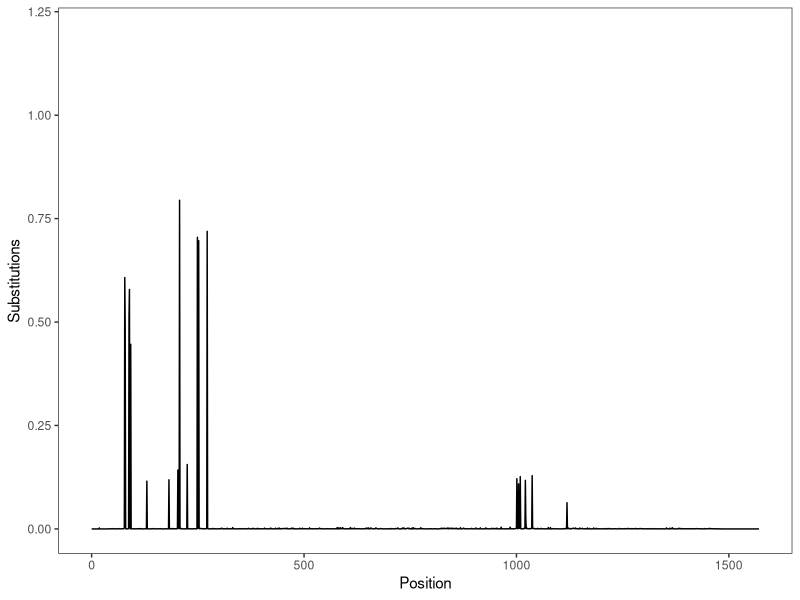
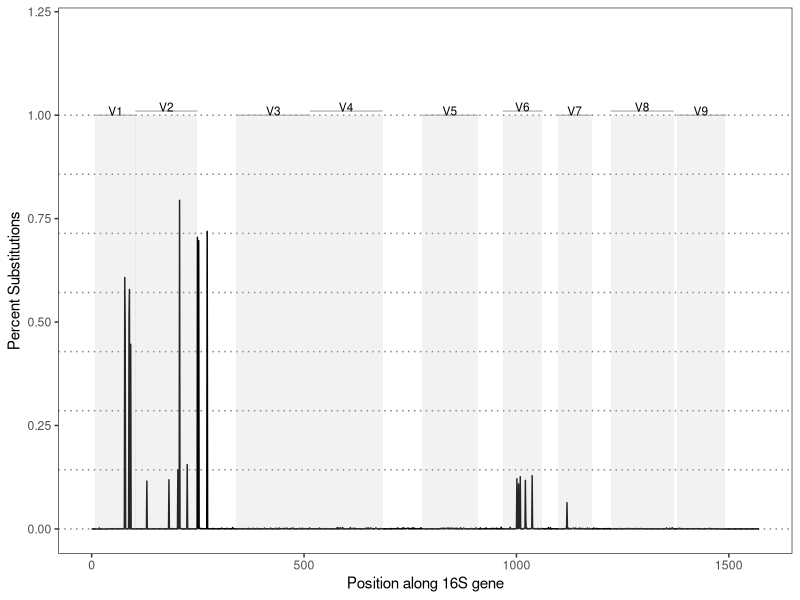
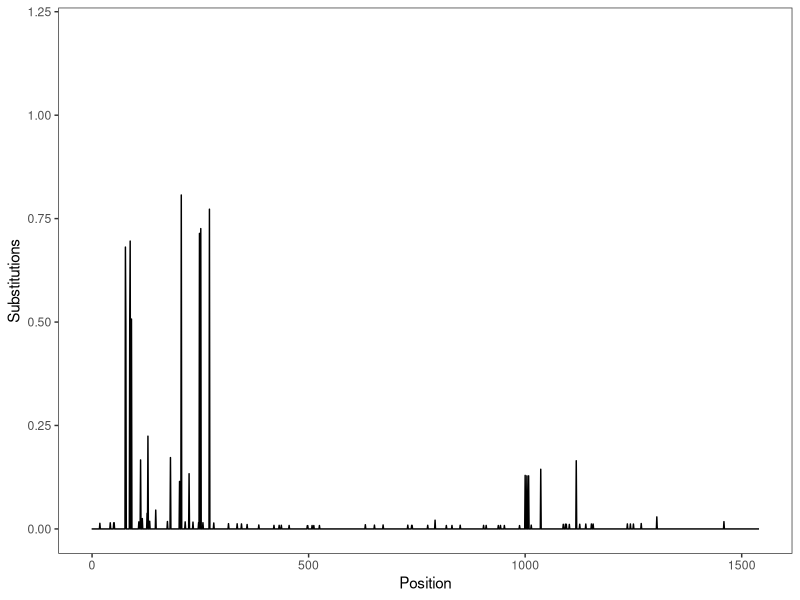
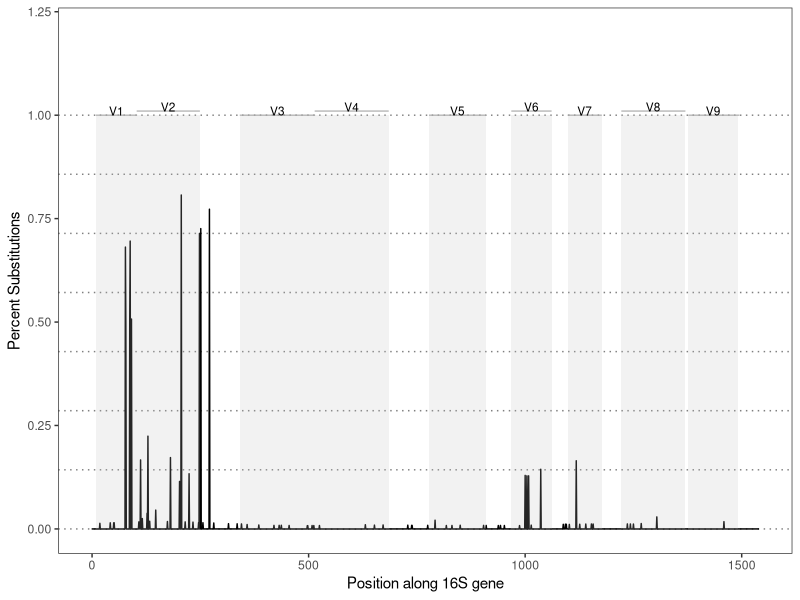
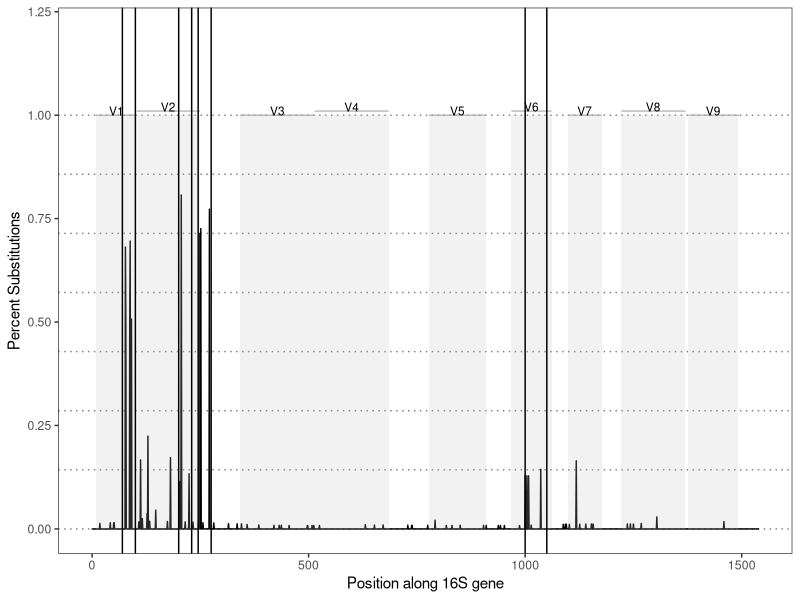
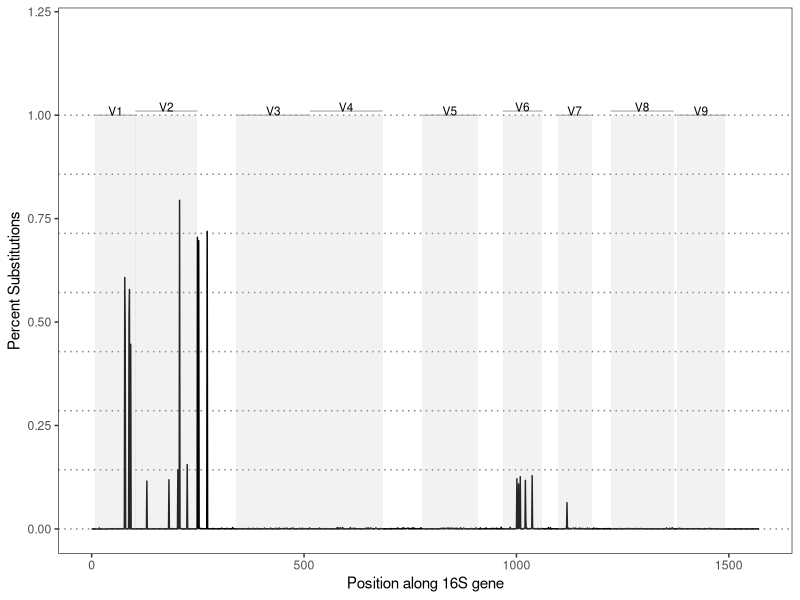
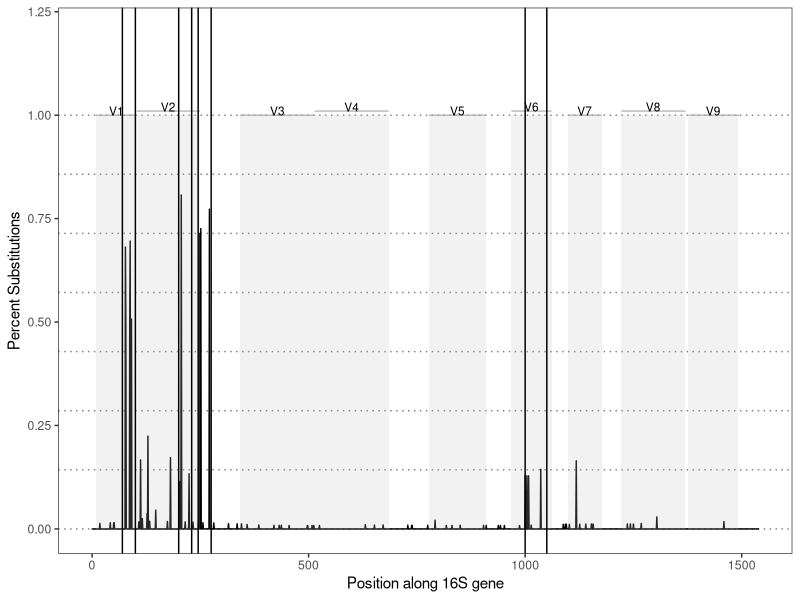

Write the R code that produced these figures, in order.
###################################################################################################
#
# Plot the first panel of the E. coli substitution figure. 
#
###################################################################################################
library('ggplot2')

## Load the substitution data matrices... 
df <- read.table('01_pb_il_substitution_matrix.tsv', header=T, sep='\t')

# Forgot to reset the index when concatenating PB and IL data
df <- df[,-1]
head(df)

# Also need to fix the apparent offset in the gene position coordinates
df$Position[df$Panel=="lower"] <- df$Position[df$Panel=="lower"] - 2

###################################################################################################
## Plot the panel A figure
df.a <- df[df$Panel=='upper',]
plt <- ggplot(df.a, aes(x=Position, y=Substitutions)) + geom_line()
plt <- plt + theme_bw()
plt <- plt + theme(panel.grid = element_blank())
plt <- plt + ylim(c(-0, 1.2))
plt

plt <- plt + geom_hline(yintercept=seq(0,1, by=1/7),
                        linetype='dotted', alpha=0.5)
# parameters
# region title offset
n = 0.01
# region title alpha
ra=0.8
# region title colour
rc='dark grey'
# panel alpha
pa=0.2
#panel colour
pc='grey'
#amplicon colour
ac = 'dark red'



# add colour panels
plt <- plt + annotate('rect', xmin=9, xmax=104, ymin=0, ymax=1, fill=pc, alpha=pa)
plt <- plt + annotate('rect', xmin=103, xmax=249, ymin=0, ymax=1, fill=pc, alpha=pa)
plt <- plt + annotate('rect', xmin=341, xmax=515, ymin=0, ymax=1, fill=pc, alpha=pa)
plt <- plt + annotate('rect', xmin=514, xmax=685, ymin=0, ymax=1, fill=pc, alpha=pa)
plt <- plt + annotate('rect', xmin=778, xmax=909, ymin=0, ymax=1, fill=pc, alpha=pa)
plt <- plt + annotate('rect', xmin=968, xmax=1061, ymin=0, ymax=1, fill=pc, alpha=pa)
plt <- plt + annotate('rect', xmin=1098, xmax=1177, ymin=0, ymax=1, fill=pc, alpha=pa)
plt <- plt + annotate('rect', xmin=1222, xmax=1370, ymin=0, ymax=1, fill=pc, alpha=pa)
plt <- plt + annotate('rect', xmin=1377, xmax=1492, ymin=0, ymax=1, fill=pc, alpha=pa)

plt <- plt + xlab('Position along 16S gene') + ylab('Percent Substitutions')

# add individual bars
#V1
plt <- plt + annotate('segment', x=9, xend=104, y=1, yend=1, colour=rc, alpha=ra)
plt <- plt + annotate('text', x=9 + (104-9)/2, y=1+n, label='V1', cex=3)
#V2
plt <- plt + annotate('segment', x=103, xend=249, y=1+n, yend=1+n, colour=rc, alpha=ra)
plt <- plt + annotate('text', x=103 + (249-103)/2, y=1+n+n, label='V2', cex=3)
#V3
plt <- plt + annotate('segment', x=341, xend=515, y=1, yend=1, colour=rc, alpha=ra)
plt <- plt + annotate('text', x=341 + (515-341)/2, y=1+n, label='V3', cex=3)
#V4
plt <- plt + annotate('segment', x=514, xend=685, y=1+n, yend=1+n, colour=rc, alpha=ra)
plt <- plt + annotate('text', x=514 + (685-514)/2, y=1+n+n, label='V4', cex=3)
#V5
plt <- plt + annotate('segment', x=778, xend=909, y=1, yend=1, colour=rc, alpha=ra)
plt <- plt + annotate('text', x=778 + (909-778)/2, y=1+n, label='V5', cex=3)
#V6
plt <- plt + annotate('segment', x=968, xend=1061, y=1+n, yend=1+n, colour=rc, alpha=ra)
plt <- plt + annotate('text', x=968 + (1061-968)/2, y=1+n+n, label='V6', cex=3)
#V7
plt <- plt + annotate('segment', x=1098, xend=1177, y=1, yend=1, colour=rc, alpha=ra)
plt <- plt + annotate('text', x=1098 + (1177-1098)/2, y=1+n, label='V7', cex=3)
#V8
plt <- plt + annotate('segment', x=1222, xend=1370, y=1+n, yend=1+n, colour=rc, alpha=ra)
plt <- plt + annotate('text', x=1222 + (1370-1222)/2, y=1+n+n, label='V8', cex=3)
#V9
plt <- plt + annotate('segment', x=1377, xend=1495, y=1, yend=1, colour=rc, alpha=ra)
plt <- plt + annotate('text', x=1377 + (1492-1377)/2, y=1+n, label='V9', cex=3)
plt

pdf('02A_PBIL_ECOLI.pdf', height=3, width=3.5)
plot(plt)
dev.off()

###################################################################################################
## Plot the panel B figure
df.b <- df[df$Panel!='upper',]
plt <- ggplot(df.b, aes(x=Position, y=Substitutions)) + geom_line()
plt <- plt + theme_bw()
plt <- plt + theme(panel.grid = element_blank())
plt <- plt + ylim(c(-0, 1.2))
plt

plt <- plt + geom_hline(yintercept=seq(0,1, by=1/7),
                        linetype='dotted', alpha=0.5)
# parameters
# region title offset
n = 0.01
# region title alpha
ra=0.8
# region title colour
rc='dark grey'
# panel alpha
pa=0.2
#panel colour
pc='grey'
#amplicon colour
ac = 'dark red'



# add colour panels
plt <- plt + annotate('rect', xmin=9, xmax=104, ymin=0, ymax=1, fill=pc, alpha=pa)
plt <- plt + annotate('rect', xmin=103, xmax=249, ymin=0, ymax=1, fill=pc, alpha=pa)
plt <- plt + annotate('rect', xmin=341, xmax=515, ymin=0, ymax=1, fill=pc, alpha=pa)
plt <- plt + annotate('rect', xmin=514, xmax=685, ymin=0, ymax=1, fill=pc, alpha=pa)
plt <- plt + annotate('rect', xmin=778, xmax=909, ymin=0, ymax=1, fill=pc, alpha=pa)
plt <- plt + annotate('rect', xmin=968, xmax=1061, ymin=0, ymax=1, fill=pc, alpha=pa)
plt <- plt + annotate('rect', xmin=1098, xmax=1177, ymin=0, ymax=1, fill=pc, alpha=pa)
plt <- plt + annotate('rect', xmin=1222, xmax=1370, ymin=0, ymax=1, fill=pc, alpha=pa)
plt <- plt + annotate('rect', xmin=1377, xmax=1492, ymin=0, ymax=1, fill=pc, alpha=pa)

plt <- plt + xlab('Position along 16S gene') + ylab('Percent Substitutions')

# add individual bars
#V1
plt <- plt + annotate('segment', x=9, xend=104, y=1, yend=1, colour=rc, alpha=ra)
plt <- plt + annotate('text', x=9 + (104-9)/2, y=1+n, label='V1', cex=3)
#V2
plt <- plt + annotate('segment', x=103, xend=249, y=1+n, yend=1+n, colour=rc, alpha=ra)
plt <- plt + annotate('text', x=103 + (249-103)/2, y=1+n+n, label='V2', cex=3)
#V3
plt <- plt + annotate('segment', x=341, xend=515, y=1, yend=1, colour=rc, alpha=ra)
plt <- plt + annotate('text', x=341 + (515-341)/2, y=1+n, label='V3', cex=3)
#V4
plt <- plt + annotate('segment', x=514, xend=685, y=1+n, yend=1+n, colour=rc, alpha=ra)
plt <- plt + annotate('text', x=514 + (685-514)/2, y=1+n+n, label='V4', cex=3)
#V5
plt <- plt + annotate('segment', x=778, xend=909, y=1, yend=1, colour=rc, alpha=ra)
plt <- plt + annotate('text', x=778 + (909-778)/2, y=1+n, label='V5', cex=3)
#V6
plt <- plt + annotate('segment', x=968, xend=1061, y=1+n, yend=1+n, colour=rc, alpha=ra)
plt <- plt + annotate('text', x=968 + (1061-968)/2, y=1+n+n, label='V6', cex=3)
#V7
plt <- plt + annotate('segment', x=1098, xend=1177, y=1, yend=1, colour=rc, alpha=ra)
plt <- plt + annotate('text', x=1098 + (1177-1098)/2, y=1+n, label='V7', cex=3)
#V8
plt <- plt + annotate('segment', x=1222, xend=1370, y=1+n, yend=1+n, colour=rc, alpha=ra)
plt <- plt + annotate('text', x=1222 + (1370-1222)/2, y=1+n+n, label='V8', cex=3)
#V9
plt <- plt + annotate('segment', x=1377, xend=1495, y=1, yend=1, colour=rc, alpha=ra)
plt <- plt + annotate('text', x=1377 + (1492-1377)/2, y=1+n, label='V9', cex=3)
plt


pl <- plt
pl <- pl + geom_vline(xintercept=c(70, 100))
pl <- pl + geom_vline(xintercept=c(200, 230))
pl <- pl + geom_vline(xintercept=c(245, 275))
pl <- pl + geom_vline(xintercept=c(1000, 1050))
pl

pdf('02B_PBIL_ECOLI.pdf', height=3, width=3.5)
plot(pl)
dev.off()
